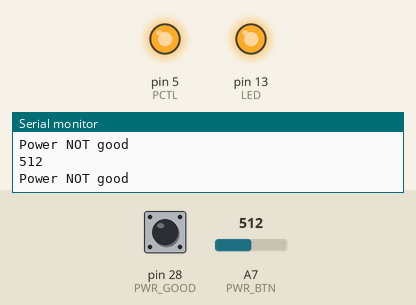
Bench run of a sketch on a simulated Arduino Mega 2560, built for the host (arithmetic inside an expression is 32-bit, double 64-bit). Shown: output pins drawn as LEDs (lit = HIGH), the last lines printed to the serial monitor. The inputs (shaded band) are chosen by the test bench; at power-on: pin 28 (PWR_GOOD) HIGH, A7 (PWR_BTN) = 512.

Above: at 2.8 s.
2.9 s: pin 28 (PWR_GOOD) pulled LOW for 1.3 s
At 30.8 s:
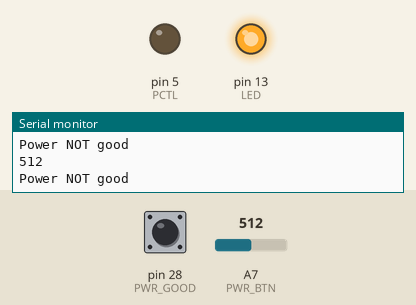
Timing chart, 0 to 31.5 s (numbered marks = the images above; inputs shaded):
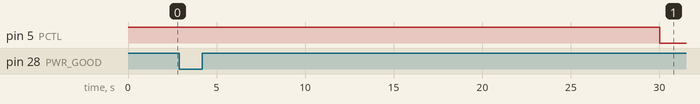

The sketch:

teensy_pctl_testing.ino
```cpp
#include <JC_Button.h>

#define PCTL  5
#define PWR_BTN A7
#define LED   13
#define PWR_GOOD  28

void setup() {
  Serial.begin(115200);
  // put your setup code here, to run once:
  pinMode(LED, OUTPUT);
  pinMode(PCTL, OUTPUT);
  pinMode(PWR_BTN , INPUT_PULLDOWN);
  pinMode(PWR_GOOD , INPUT_PULLUP);
  digitalWrite(PCTL, HIGH);
}

void loop() {
  // put your main code here, to run repeatedly:

  digitalWrite(LED, HIGH);   // turn the LED on (HIGH is the voltage level)
//  delay(1000);               // wait for a second
//  digitalWrite(LED, LOW);    // turn the LED off by making the voltage LOW
  delay(1000);               // wait for a second

  Serial.println(analogRead(PWR_BTN));

  if (digitalRead(PWR_GOOD) == LOW) {
    Serial.println("Power good");
  } else {
    Serial.println("Power NOT good");
  }

//  digitalWrite(PCTL, LOW);
//  delayMicroseconds(1);
//  digitalWrite(PCTL, HIGH);

  if (millis() > 30000) {
    digitalWrite(PCTL, LOW);
  }
}
```
